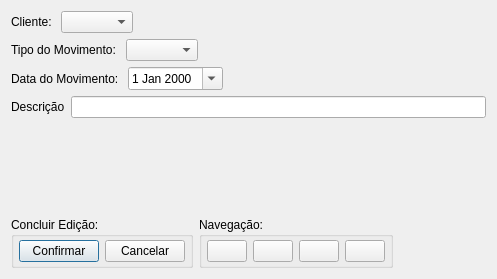
<?xml version="1.0" encoding="UTF-8"?>
<ui version="4.0">
 <class>MovimentoEditDialog</class>
 <widget class="QDialog" name="MovimentoEditDialog">
  <property name="geometry">
   <rect>
    <x>0</x>
    <y>0</y>
    <width>497</width>
    <height>279</height>
   </rect>
  </property>
  <property name="windowTitle">
   <string>Dialog</string>
  </property>
  <layout class="QVBoxLayout" name="verticalLayout">
   <item>
    <layout class="QHBoxLayout" name="clienteHLayout">
     <item>
      <widget class="QLabel" name="clienteLabel">
       <property name="text">
        <string>Cliente: </string>
       </property>
      </widget>
     </item>
     <item>
      <widget class="QComboBox" name="clienteCombo"/>
     </item>
     <item>
      <spacer name="clienteHSpacer">
       <property name="orientation">
        <enum>Qt::Horizontal</enum>
       </property>
       <property name="sizeHint" stdset="0">
        <size>
         <width>40</width>
         <height>20</height>
        </size>
       </property>
      </spacer>
     </item>
    </layout>
   </item>
   <item>
    <layout class="QHBoxLayout" name="tipoHLayout">
     <item>
      <widget class="QLabel" name="tipoLabel">
       <property name="text">
        <string>Tipo do Movimento: </string>
       </property>
      </widget>
     </item>
     <item>
      <widget class="QComboBox" name="tipoCombo"/>
     </item>
     <item>
      <spacer name="tipoHSpacer">
       <property name="orientation">
        <enum>Qt::Horizontal</enum>
       </property>
       <property name="sizeHint" stdset="0">
        <size>
         <width>40</width>
         <height>20</height>
        </size>
       </property>
      </spacer>
     </item>
    </layout>
   </item>
   <item>
    <layout class="QHBoxLayout" name="lastMovHLayout">
     <item>
      <widget class="QLabel" name="lastMovLabel">
       <property name="text">
        <string>Data do Movimento: </string>
       </property>
      </widget>
     </item>
     <item>
      <widget class="QDateEdit" name="movDate">
       <property name="calendarPopup">
        <bool>true</bool>
       </property>
      </widget>
     </item>
     <item>
      <spacer name="lastMovHSpacer">
       <property name="orientation">
        <enum>Qt::Horizontal</enum>
       </property>
       <property name="sizeHint" stdset="0">
        <size>
         <width>40</width>
         <height>20</height>
        </size>
       </property>
      </spacer>
     </item>
    </layout>
   </item>
   <item>
    <layout class="QHBoxLayout" name="descriptionHLayout">
     <property name="topMargin">
      <number>0</number>
     </property>
     <item>
      <widget class="QLabel" name="descrLabel">
       <property name="text">
        <string>Descrição</string>
       </property>
      </widget>
     </item>
     <item>
      <widget class="QLineEdit" name="descrEdit"/>
     </item>
    </layout>
   </item>
   <item>
    <spacer name="buttonsSeparatorVSpacer">
     <property name="orientation">
      <enum>Qt::Vertical</enum>
     </property>
     <property name="sizeHint" stdset="0">
      <size>
       <width>20</width>
       <height>115</height>
      </size>
     </property>
    </spacer>
   </item>
   <item>
    <layout class="QHBoxLayout" name="movimentoButtonsHLayout">
     <item>
      <widget class="QGroupBox" name="movimentoEditGroup">
       <property name="title">
        <string>Concluir Edição: </string>
       </property>
       <layout class="QHBoxLayout" name="horizontalLayout">
        <property name="leftMargin">
         <number>5</number>
        </property>
        <property name="topMargin">
         <number>3</number>
        </property>
        <property name="rightMargin">
         <number>5</number>
        </property>
        <property name="bottomMargin">
         <number>3</number>
        </property>
        <item>
         <widget class="QPushButton" name="okBtn">
          <property name="text">
           <string>Confirmar</string>
          </property>
          <property name="icon">
           <iconset resource="recursos/recursos.qrc">
            <normaloff>:/imagens/ok.png</normaloff>:/imagens/ok.png</iconset>
          </property>
         </widget>
        </item>
        <item>
         <widget class="QPushButton" name="cancelBtn">
          <property name="text">
           <string>Cancelar</string>
          </property>
          <property name="icon">
           <iconset resource="recursos/recursos.qrc">
            <normaloff>:/imagens/cancel.png</normaloff>:/imagens/cancel.png</iconset>
          </property>
          <property name="flat">
           <bool>false</bool>
          </property>
         </widget>
        </item>
       </layout>
      </widget>
     </item>
     <item>
      <widget class="QGroupBox" name="movimentoNavGroup">
       <property name="title">
        <string>Navegação: </string>
       </property>
       <layout class="QHBoxLayout" name="horizontalLayout_2">
        <property name="leftMargin">
         <number>5</number>
        </property>
        <property name="topMargin">
         <number>3</number>
        </property>
        <property name="rightMargin">
         <number>5</number>
        </property>
        <property name="bottomMargin">
         <number>3</number>
        </property>
        <item>
         <widget class="QPushButton" name="movimentoNavFirstBtn">
          <property name="text">
           <string/>
          </property>
          <property name="icon">
           <iconset resource="recursos/recursos.qrc">
            <normaloff>:/imagens/first.png</normaloff>:/imagens/first.png</iconset>
          </property>
         </widget>
        </item>
        <item>
         <widget class="QPushButton" name="movimentoNavPrevBtn">
          <property name="text">
           <string/>
          </property>
          <property name="icon">
           <iconset resource="recursos/recursos.qrc">
            <normaloff>:/imagens/prev.png</normaloff>:/imagens/prev.png</iconset>
          </property>
         </widget>
        </item>
        <item>
         <widget class="QPushButton" name="movimentoNavNextBtn">
          <property name="text">
           <string/>
          </property>
          <property name="icon">
           <iconset resource="recursos/recursos.qrc">
            <normaloff>:/imagens/next.png</normaloff>:/imagens/next.png</iconset>
          </property>
         </widget>
        </item>
        <item>
         <widget class="QPushButton" name="movimentoNavLastBtn">
          <property name="text">
           <string/>
          </property>
          <property name="icon">
           <iconset resource="recursos/recursos.qrc">
            <normaloff>:/imagens/last.png</normaloff>:/imagens/last.png</iconset>
          </property>
         </widget>
        </item>
       </layout>
      </widget>
     </item>
     <item>
      <spacer name="movimentoButtonsHSpacer">
       <property name="orientation">
        <enum>Qt::Horizontal</enum>
       </property>
       <property name="sizeHint" stdset="0">
        <size>
         <width>28</width>
         <height>20</height>
        </size>
       </property>
      </spacer>
     </item>
    </layout>
   </item>
  </layout>
 </widget>
 <resources>
  <include location="recursos/recursos.qrc"/>
 </resources>
 <connections/>
</ui>
